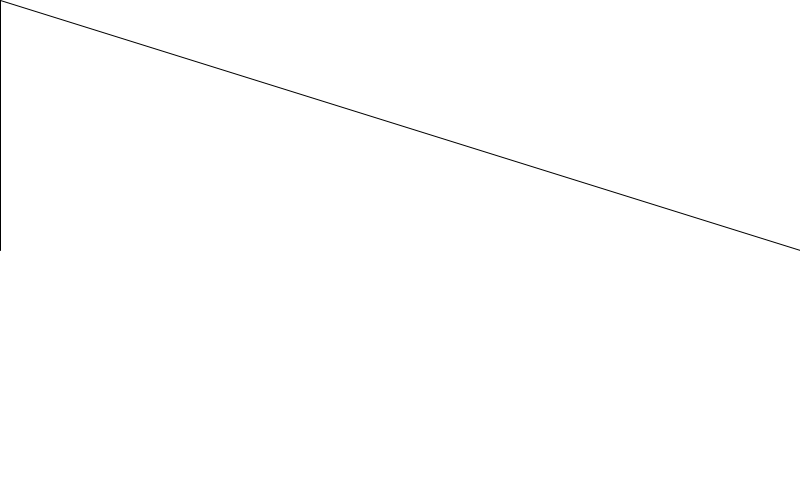
Frame 1 (no input)
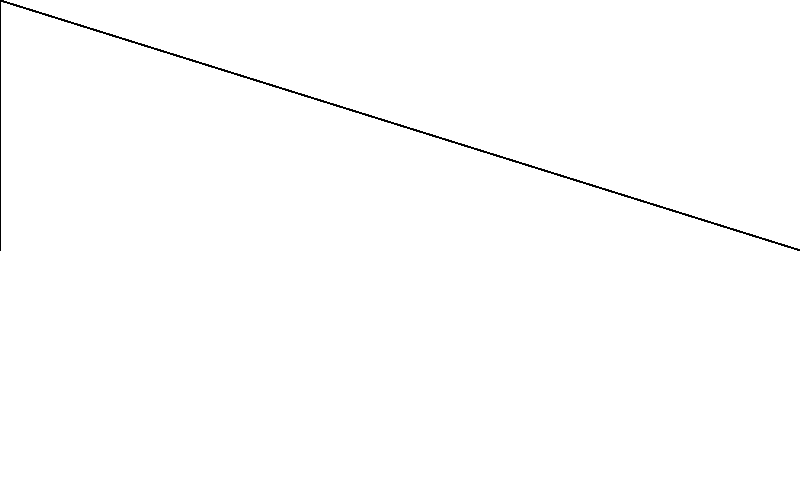
Frame 60 (the mouse pressed at the canvas centre just before this capture)
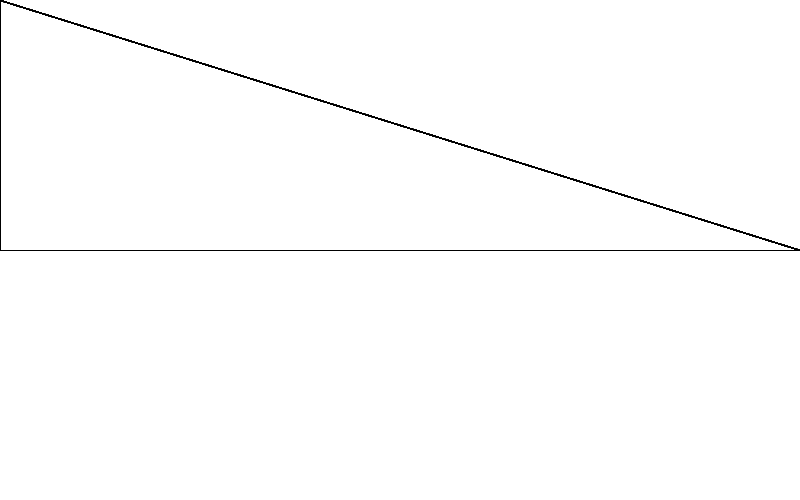
Frame 120 (the mouse held since frame 60 and released just before this capture)

The Processing sketch that drew these frames (run headless with seeded random() and noise(); from frame 60 on, the mouse is pressed at the canvas centre):

// Processing sketch: processing_82348
// ── processing_82348.pde

void setup() 
{
  size(800, 500);
  background (255);
  smooth ();
}

//on va lire ce programme en boucle

void draw() 
{
line( mouseX,mouseY,0,250);
line (mouseX,mouseY,800,250);
}
